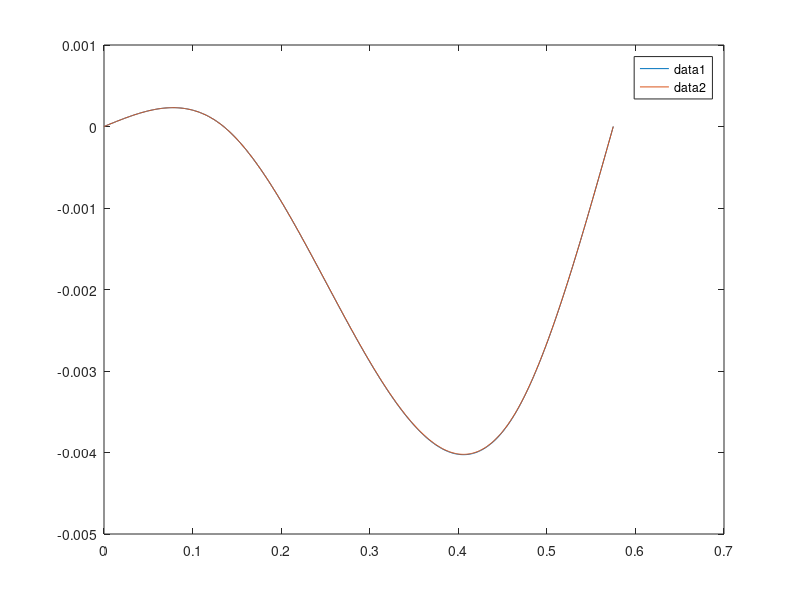

Write the MATLAB code that produced this figure.
close all
LA = 0.135;
LP = 0.465;
LB = 0.575;
P = 40;

E = 200e9;
I = 0.01884 * 0.00294^3 / 12;

A = [
    LA LB 0;
    1 1 1;
    (LB-LA)^3 0 LB^3-LA^2*LB
];
b = P * [LP;1;(LB-LP)^3];
F = A\b;

Ay = F(1);
By = F(2);
Cy = F(3);

x = 0:0.001:0.575;
v = Cy/6 * (x.^3-LA^2.*x) + Ay/6 * (x - LA).^3 - P/6 * (x-LP).^3;
v(x<LP) = Cy/6 * (x(x<LP).^3-LA.^2.*x(x<LP)) + Ay/6 * (x(x<LP) - LA).^3;
v(x<LA) = Cy/6 * (x(x<LA).^3-LA.^2.*x(x<LA));
v = v / E / I;

M = Cy*x + Ay * (x-LA) - P * (x - LP);
M(x<LP) = Cy*x(x<LP) + Ay * (x(x<LP)-LA);
M(x<LA) = Cy*x(x<LA);
strain = M/E/I * 0.00147;

X = [0
67.5
135
190
245
300
355
410
465
520
575
]/1000;
Y = [1.16908E-35
0.225058
-2.52778E-35
-0.740691
-1.79607
-2.88315
-3.71892
-4.02041
-3.5046
-2.02737
-2.6413E-35]/1000;

min(v)
plot(x, v)
%plot(x, strain)
hold on
plot(x, spline(X,Y,x))


legend

x = 0.465;
v = Cy/6 * (x.^3-LA^2.*x) + Ay/6 * (x - LA).^3 - P/6 * (x-LP).^3;
v(x<LP) = Cy/6 * (x(x<LP).^3-LA.^2.*x(x<LP)) + Ay/6 * (x(x<LP) - LA).^3;
v(x<LA) = Cy/6 * (x(x<LA).^3-LA.^2.*x(x<LA));
v = v / E / I
